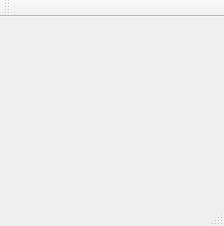
<?xml version="1.0" encoding="UTF-8"?>
<ui version="4.0">
 <class>MainWindow</class>
 <widget class="QMainWindow" name="MainWindow">
  <property name="geometry">
   <rect>
    <x>0</x>
    <y>0</y>
    <width>224</width>
    <height>226</height>
   </rect>
  </property>
  <property name="windowTitle">
   <string>MainWindow</string>
  </property>
  <widget class="QWidget" name="centralWidget">
   <widget class="QWidget" name="gridLayoutWidget">
    <property name="geometry">
     <rect>
      <x>0</x>
      <y>0</y>
      <width>221</width>
      <height>171</height>
     </rect>
    </property>
    <layout class="QGridLayout" name="gridLayout">
     <property name="sizeConstraint">
      <enum>QLayout::SetDefaultConstraint</enum>
     </property>
     <property name="bottomMargin">
      <number>0</number>
     </property>
    </layout>
   </widget>
  </widget>
  <widget class="QMenuBar" name="menuBar">
   <property name="geometry">
    <rect>
     <x>0</x>
     <y>0</y>
     <width>224</width>
     <height>21</height>
    </rect>
   </property>
  </widget>
  <widget class="QToolBar" name="mainToolBar">
   <attribute name="toolBarArea">
    <enum>TopToolBarArea</enum>
   </attribute>
   <attribute name="toolBarBreak">
    <bool>false</bool>
   </attribute>
  </widget>
  <widget class="QStatusBar" name="statusBar"/>
 </widget>
 <layoutdefault spacing="6" margin="11"/>
 <resources/>
 <connections/>
</ui>
